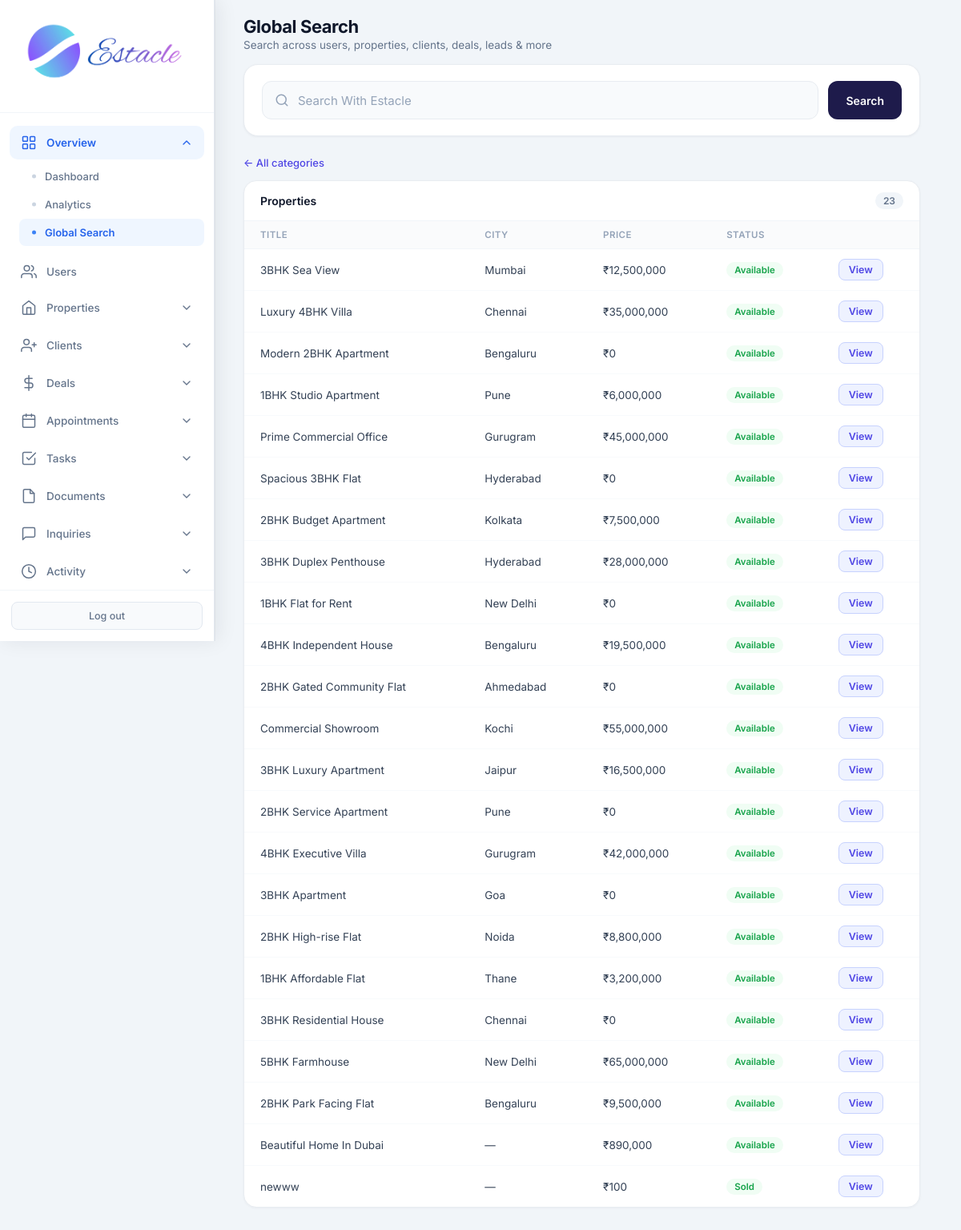
/admin/search?type=properties (signed in), run on the app's committed database.
### tables this page shows
CREATE TABLE properties (
            id INTEGER PRIMARY KEY AUTOINCREMENT,
            title TEXT NOT NULL,
            description TEXT,
            price REAL NOT NULL,
            property_type TEXT NOT NULL,
            status TEXT DEFAULT 'available',
            address TEXT,
            city TEXT,
            state TEXT,
            zip_code TEXT,
            bedrooms INTEGER,
            bathrooms REAL,
            area_sqft REAL,
            agent_id INTEGER,
            created_at TIMESTAMP DEFAULT CURRENT_TIMESTAMP, category TEXT DEFAULT "sale", listing_type TEXT DEFAULT "sale", floor TEXT, carpet_area REAL, furnishing TEXT, parking TEXT, amenities TEXT, seller_name TEXT, seller_phone TEXT, monthly_rent REAL, security_deposit REAL, maintenance REAL, per_sqft REAL, latitude TEXT, longitude TEXT, photos TEXT, year_built TEXT, facing TEXT, videos TEXT,
            FOREIGN KEY (agent_id) REFERENCES users (id)
        );

CREATE TABLE settings (
            key TEXT PRIMARY KEY,
            value TEXT
        );

### routes/admin.py (the view, shortened to what this page needs)
@admin.route('/admin/search')
@login_required
@role_required('admin')
def admin_search():
    q = request.args.get('q', '').strip()
    stype = request.args.get('type', '').strip().lower()
    valid_types = {
        'users', 'properties', 'clients', 'deals', 'leads',
        'inquiries', 'appointments', 'tasks', 'documents', 'activity',
    }
    if stype not in valid_types:
        stype = ''
    db = get_db()
    migrate_db()
    results = {
        'users': [], 'properties': [], 'clients': [], 'deals': [],
        'leads': [], 'inquiries': [], 'appointments': [], 'tasks': [],
        'documents': [], 'activity': [],
    }
    counts = {
        'users': db.execute('SELECT COUNT(*) FROM users').fetchone()[0],
        'properties': db.execute('SELECT COUNT(*) FROM properties').fetchone()[0],
        'clients': db.execute('SELECT COUNT(*) FROM clients').fetchone()[0],
        'deals': db.execute('SELECT COUNT(*) FROM deals').fetchone()[0],
        'leads': db.execute('SELECT COUNT(*) FROM leads').fetchone()[0],
        'inquiries': db.execute('SELECT COUNT(*) FROM inquiries').fetchone()[0],
        'appointments': db.execute('SELECT COUNT(*) FROM appointments').fetchone()[0],
        'tasks': db.execute('SELECT COUNT(*) FROM tasks').fetchone()[0],
        'documents': db.execute('SELECT COUNT(*) FROM documents').fetchone()[0],
        'activity': db.execute('SELECT COUNT(*) FROM activity_log').fetchone()[0],
    }
    like = f'%{q}%' if q else None
    num = None
    if q:
        q_clean = q.replace(',', '').replace('₹', '').replace('$', '').replace('AED', '').strip()
        try:
            num = float(q_clean)
        except ValueError:
            num = None
    def want(key):
        return (not stype) or stype == key
    if q or stype:
        if want('properties'):
            if q:
                prop_sql = (
                    "SELECT id, title, city, price, status FROM properties "
                    "WHERE title LIKE ? OR city LIKE ? OR address LIKE ? OR seller_name LIKE ?"
                )
                prop_params = [like, like, like, like]
                if num is not None:
                    prop_sql += (
                        " OR price = ? OR CAST(price AS TEXT) LIKE ? OR bedrooms = ? "
                        "OR bathrooms = ? OR area_sqft = ? OR monthly_rent = ?"
                    )
                    prop_params.extend([num, like, int(num) if num == int(num) else -1, num, num, num])
                prop_sql += " LIMIT 50"
                results['properties'] = db.execute(prop_sql, prop_params).fetchall()
            else:
                results['properties'] = db.execute(
                    "SELECT id, title, city, price, status FROM properties ORDER BY created_at DESC LIMIT 50"
                ).fetchall()
    currency = get_setting('currency', 'INR')
    total = sum(len(v) for v in results.values())
    return render_template(
        'admin_search.html', q=q, stype=stype, results=results, total=total,
        counts=counts, currency=currency, format_money=format_money
    )

### core/db.py (called while the page is built)
def get_db():
    if 'db' not in g:
        g.db = sqlite3.connect(current_app.config['DATABASE'])
        g.db.row_factory = sqlite3.Row
    return g.db

### core/helpers.py (called while the page is built)
def login_required(f):
    @wraps(f)
    def decorated_function(*args, **kwargs):
        if 'user_id' not in session:
            flash('Please log in to access this page.', 'warning')
            return redirect(url_for('auth.login'))
        return f(*args, **kwargs)
    return decorated_function

def role_required(*roles):
    def decorator(f):
        @wraps(f)
        def decorated_function(*args, **kwargs):
            if 'user_id' not in session:
                flash('Please log in to access this page.', 'warning')
                return redirect(url_for('auth.login'))
            if session.get('role') not in roles:
                flash('You do not have permission to access this page.', 'danger')
                return redirect(url_for('auth.role_redirect'))
            return f(*args, **kwargs)
        return decorated_function
    return decorator

def get_setting(key, default=''):
    db = get_db()
    row = db.execute('SELECT value FROM settings WHERE key = ?', (key,)).fetchone()
    return row['value'] if row else default

def format_money(amount, currency=None):
    if amount is None:
        return '—'
    currency = currency or get_setting('currency', 'INR')
    symbols = {'USD': '$', 'INR': '₹', 'AED': 'AED '}
    sym = symbols.get(currency, currency + ' ')
    try:
        return f"{sym}{float(amount):,.0f}"
    except (TypeError, ValueError):
        return str(amount)

### templates/admin_search.html (shortened to what this page needs)
<!DOCTYPE html>
<html lang="en">
<head>
    <link rel="stylesheet" href="{{ url_for('static', filename='css/admin.css') }}">
</head>
<body>
<div class="app-layout">
    {% set active = 'search' %}
    {% include 'partials/admin_sidebar.html' %}
    <main class="main-content">
        <header class="top-bar dash-top">
            <div>
                <h1 class="page-title">Global Search</h1>
                <p class="page-subtitle">Search across users, properties, clients, deals, leads & more</p>
            </div>
        </header>
        <div class="search-wrap">
            <div class="search-hero">
                <form class="search-hero-form" method="GET" action="{{ url_for('admin.admin_search') }}" role="search">
                    <input type="search" name="q" value="{{ q }}" placeholder="Search With Estacle" autofocus autocomplete="off">
                    <button type="submit" class="btn-search">Search</button>
                </form>
            </div>
            {% if q or stype %}
                {% if stype %}
                <a class="back-all" href="{{ url_for('admin.admin_search') }}">← All categories</a>
                {% endif %}
                {% if results.properties %}
                <div class="result-section">
                    <div class="result-section-header">
                        <h3>Properties</h3>
                        <span class="count">{{ results.properties|length }}</span>
                    </div>
                    <table>
                        <thead><tr><th>Title</th><th>City</th><th>Price</th><th>Status</th><th></th></tr></thead>
                        <tbody>
                        {% for p in results.properties %}
                        <tr>
                            <td>{{ p.title|highlight(q) if q else p.title }}</td>
                            <td>{{ (p.city or '—')|highlight(q) if q else (p.city or '—') }}</td>
                            <td>{{ format_money(p.price, currency) }}</td>
                            <td><span class="badge badge-status">{{ p.status }}</span></td>
                            <td><a class="btn-sm" href="{{ url_for('admin.admin_property_detail', prop_id=p.id) }}">View</a></td>
                        </tr>
                        {% endfor %}
                        </tbody>
                    </table>
                </div>
                {% endif %}
            {% endif %}
        </div>
    </main>
</div>
</body>
</html>

### static/css/admin.css (style rules this page uses)
* { margin: 0; padding: 0; box-sizing: border-box; }
body { font-family: 'Inter', -apple-system, BlinkMacSystemFont, 'Segoe UI', Roboto, sans-serif; background: #f1f5f9; color: #0f172a; min-height: 100vh; }
.app-layout { display: flex; min-height: 100vh; }
.main-content { flex: 1; margin-left: 268px; min-height: 100vh; }
.top-bar { background: white; padding: 18px 32px; border-bottom: 1px solid #e2e8f0; display: flex; justify-content: space-between; align-items: center; }
.page-title { font-family: 'Inter', sans-serif; font-size: 22px; font-weight: 700; letter-spacing: -0.4px; color: #0f172a; }
.page-subtitle { font-size: 13px; color: #64748b; margin-top: 2px; font-weight: 400; }
table { width: 100%; border-collapse: collapse; font-size: 13.5px; }
th { text-align: left; padding: 11px 16px; background: #f8fafc; color: #64748b; font-weight: 600; font-size: 11.5px; text-transform: uppercase; letter-spacing: 0.4px; }
td { padding: 12px 16px; border-top: 1px solid #f1f5f9; color: #334155; }
.badge { display: inline-block; padding: 3px 10px; border-radius: 20px; font-size: 11.5px; font-weight: 600; text-transform: capitalize; }
.btn-sm { padding: 5px 11px; border-radius: 6px; font-size: 12px; font-weight: 600; border: none; cursor: pointer; font-family: inherit; }
html { scrollbar-gutter: stable; }
.app-layout > :not(.sidebar):not(script):not(style) { animation: estacle-page-in 200ms cubic-bezier(0.22, 0.61, 0.36, 1) backwards; }

### templates/admin_search.html (style rules this page uses)
.main-content { padding-bottom: 48px; }
.search-wrap { padding: 4px 36px 48px; max-width: 1100px; }
.top-bar.dash-top { display: flex; align-items: center; justify-content: space-between; padding: 20px 36px 12px !important; background: transparent; border-bottom: none; box-shadow: none; text-align: left; }
.dash-top .page-title { font-size: 22px; font-weight: 700; color: #0f172a; margin: 0 0 2px; letter-spacing: -0.02em; }
.dash-top .page-subtitle { font-size: 13.5px; color: #64748b; margin: 0; }
.search-hero { background: #fff; border: 1px solid #e8ecf1; border-radius: 18px; padding: 20px 22px; margin-bottom: 22px; box-shadow: 0 1px 3px rgba(15,23,42,0.05); }
.search-hero-form { display: flex; align-items: center; gap: 12px; position: relative; }
.search-hero-form input[type="search"] { flex: 1; height: 48px; padding: 0 16px 0 44px; border: 1px solid #e8ecf1; border-radius: 12px; background: #f8fafc; font-size: 15px; font-family: inherit; color: #0f172a; outline: none; transition: border-color 0.15s, box-shadow 0.15s, background 0.15s; box-sizing: border-box; }
.search-hero-form input[type="search"]::placeholder { color: #94a3b8; }
.search-hero-form .btn-search { height: 48px; padding: 0 22px; background: #1e1b4b; color: #fff; border: none; border-radius: 12px; font-size: 14px; font-weight: 600; font-family: inherit; cursor: pointer; transition: background 0.15s; white-space: nowrap; }
.result-section { background: #fff; border: 1px solid #e8ecf1; border-radius: 16px; margin-bottom: 16px; box-shadow: 0 1px 3px rgba(15,23,42,0.04); overflow: hidden; }
.result-section-header { display: flex; align-items: center; justify-content: space-between; padding: 14px 20px; border-bottom: 1px solid #f1f5f9; }
.result-section-header h3 { margin: 0; font-size: 14px; font-weight: 600; color: #0f172a; }
.result-section-header .count { font-size: 12px; font-weight: 600; color: #64748b; background: #f1f5f9; padding: 3px 10px; border-radius: 999px; }
.result-section table { width: 100%; border-collapse: collapse; }
.result-section th { text-align: left; font-size: 11.5px; font-weight: 600; color: #94a3b8; text-transform: uppercase; letter-spacing: 0.04em; padding: 10px 20px; border-bottom: 1px solid #f1f5f9; background: #fafbfc; }
.result-section td { padding: 12px 20px; font-size: 13.5px; color: #334155; border-bottom: 1px solid #f8fafc; }
.result-section tr:last-child td { border-bottom: none; }
.badge { display: inline-block; padding: 3px 10px; border-radius: 999px; font-size: 11.5px; font-weight: 600; text-transform: capitalize; }
.badge-status { background: #f0fdf4; color: #16a34a; }
.btn-sm { display: inline-flex; align-items: center; padding: 5px 12px; border-radius: 8px; font-size: 12.5px; font-weight: 600; text-decoration: none; background: #eef2ff; color: #4f46e5; border: 1px solid #c7d2fe; transition: all 0.15s; }
.back-all { display: inline-flex; align-items: center; gap: 6px; font-size: 13px; font-weight: 500; color: #4f46e5; text-decoration: none; margin-bottom: 14px; }

### data on the page
properties: title|highlight "3BHK Sea View", city "Mumbai", price.value "₹12,500,000", status "Available"
properties: title|highlight "Luxury 4BHK Villa", city "Chennai", price.value "₹35,000,000", status "Available"
properties: title|highlight "Modern 2BHK Apartment", city "Bengaluru", price.value "₹0", status "Available"
properties: title|highlight "1BHK Studio Apartment", city "Pune", price.value "₹6,000,000", status "Available"
properties: title|highlight "Prime Commercial Office", city "Gurugram", price.value "₹45,000,000", status "Available"
properties: title|highlight "Spacious 3BHK Flat", city "Hyderabad", price.value "₹0", status "Available"
properties: title|highlight "2BHK Budget Apartment", city "Kolkata", price.value "₹7,500,000", status "Available"
properties: title|highlight "3BHK Duplex Penthouse", city "Hyderabad", price.value "₹28,000,000", status "Available"
properties: title|highlight "1BHK Flat for Rent", city "New Delhi", price.value "₹0", status "Available"
properties: title|highlight "4BHK Independent House", city "Bengaluru", price.value "₹19,500,000", status "Available"
properties: title|highlight "2BHK Gated Community Flat", city "Ahmedabad", price.value "₹0", status "Available"
properties: title|highlight "Commercial Showroom", city "Kochi", price.value "₹55,000,000", status "Available"
properties: title|highlight "3BHK Luxury Apartment", city "Jaipur", price.value "₹16,500,000", status "Available"
properties: title|highlight "2BHK Service Apartment", city "Pune", price.value "₹0", status "Available"
properties: title|highlight "4BHK Executive Villa", city "Gurugram", price.value "₹42,000,000", status "Available"
properties: title|highlight "3BHK Apartment", city "Goa", price.value "₹0", status "Available"
properties: title|highlight "2BHK High-rise Flat", city "Noida", price.value "₹8,800,000", status "Available"
properties: title|highlight "1BHK Affordable Flat", city "Thane", price.value "₹3,200,000", status "Available"
properties: title|highlight "3BHK Residential House", city "Chennai", price.value "₹0", status "Available"
properties: title|highlight "5BHK Farmhouse", city "New Delhi", price.value "₹65,000,000", status "Available"
properties: title|highlight "2BHK Park Facing Flat", city "Bengaluru", price.value "₹9,500,000", status "Available"
properties: title|highlight "Beautiful Home In Dubai", city "—", price.value "₹890,000", status "Available"
properties: title|highlight "newww", city "—", price.value "₹100", status "Sold"

### other printed values
{{ results.properties|length }} "23"
